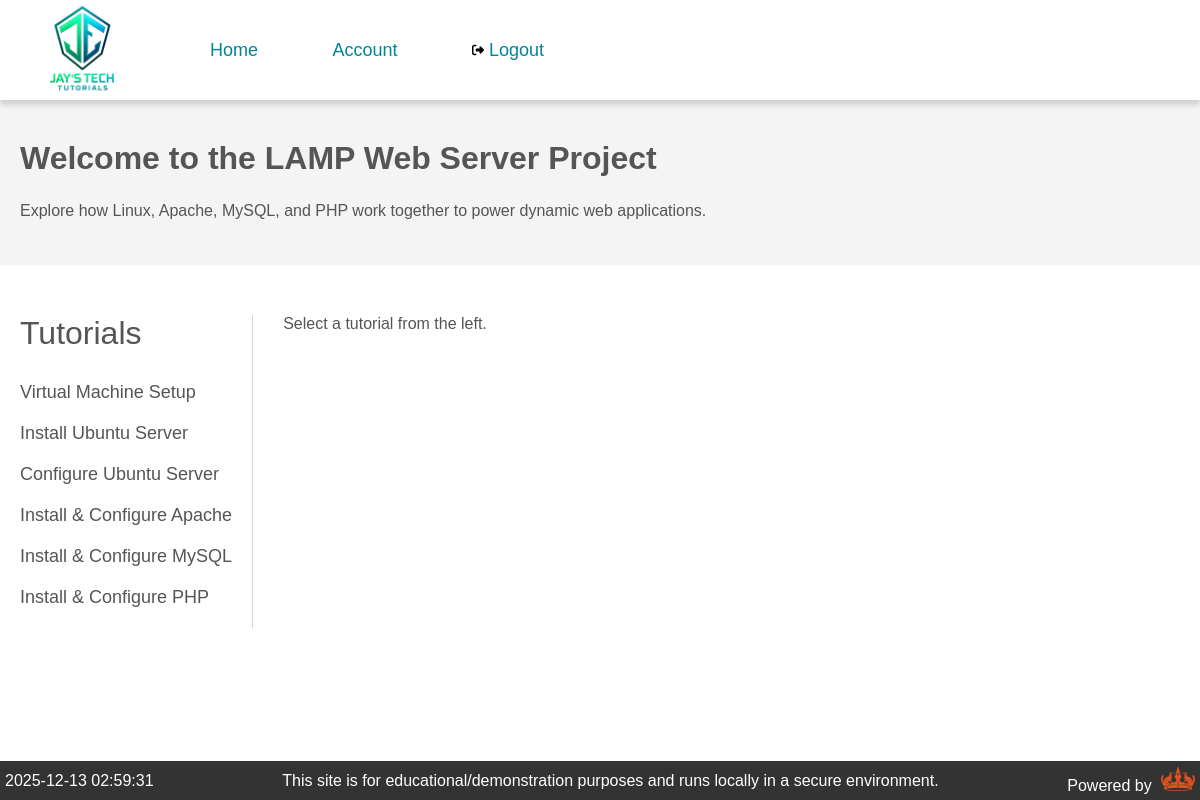
/tutorial.php (signed in), run on the app's committed database.
### tables this page shows
CREATE TABLE `tutorials` (
  `id` int NOT NULL,
  `title` varchar(50) NOT NULL,
  `file` varchar(100) NOT NULL
);

### php/functions.php (called while the page is built, shortened)
<?php
    $DATABASE_HOST = 'localhost';
    $DATABASE_USER = 'username';
    $DATABASE_PASS = 'password';
    $DATABASE_NAME = 'databasename';
    function dbConnect(){
        global $DATABASE_HOST, $DATABASE_USER, $DATABASE_PASS, $DATABASE_NAME;
        $conn = new mysqli($DATABASE_HOST, $DATABASE_USER, $DATABASE_PASS, $DATABASE_NAME);
        if ($conn->connect_errno != 0) {
            return false;
        } else {
            return $conn;
        }
    }
    function getTitles(){
        $conn = dbConnect();
        $result = $conn->query("SELECT title FROM tutorials");
        $titles = [];
        if ($result) {
            while ($row = $result->fetch_assoc()) {
                $titles[] = $row;
            }
        }
        return $titles;
    }
?>

### tutorial.php (the view, shortened to what this page needs)
<?php require "php/functions.php" ?>
<!DOCTYPE html>
<html lang="en">
<head>
    <link rel="stylesheet" href="css/home.css">
</head>
<body>
    <?php include "includes/nav.php" ?>
    <?php include "includes/header.php" ?>
    <main>
        <div class="main-left">
            <div class="section-title">Tutorials</div>
            <?php $titles = getTitles() ?>
            <?php
                foreach($titles as $title){
                    ?>
                        <a href="tutorial.php?title=<?php echo urlencode($title['title']) ?>">
                            <?php echo($title['title']) ?>
                        </a>
                    <?php
                }
            ?>
        </div>
        <div class="main-right">
            <?php
            if ($tut) {
                $tutorial = getTutorial($tut);
                if ($tutorial) {
                    $filePath = $tutorial['file'];
                    ?>
                    <div class="section-title">
                        Click <a href="<?php echo htmlspecialchars($filePath); ?>" download>here</a> to download this tutorial.
                    </div>
                    <iframe src="<?php echo htmlspecialchars($filePath); ?>"
                            width="850px" height="1100px" style="border: solid #d4d4d4;">
                    </iframe>
                    <?php
                } else {
                    echo "<p>No tutorial found.</p>";
                }
            } else {
                echo "<p>Select a tutorial from the left.</p>";
            }
            ?>
        </div>
    </main>
    <?php include "includes/footer.php" ?>
</body>
</html>

### css/home.css (style rules this page uses)
* { margin: 0; padding: 0; box-sizing: border-box; }
body { font-family: arial; min-height: 100%; color: #555; }
main { padding: 20px; display: grid; grid-template-columns: auto 1fr; grid-column-gap: 30px; margin-top: 30px; margin-bottom: 30px; }
main .section-title { font-size: 32px; margin-bottom: 30px; }
main .main-left { border-right: thin solid #d4d4d4; padding-right: 20px; }
main .main-left a { display: block; text-decoration: none; color: #555; font-size: 18px; margin-bottom: 20px; }
main .main-right { width: 600px }

### data on the page
tutorials: title "Virtual Machine Setup"
tutorials: title "Install Ubuntu Server"
tutorials: title "Configure Ubuntu Server"
tutorials: title "Install & Configure Apache"
tutorials: title "Install & Configure MySQL"
tutorials: title "Install & Configure PHP"
